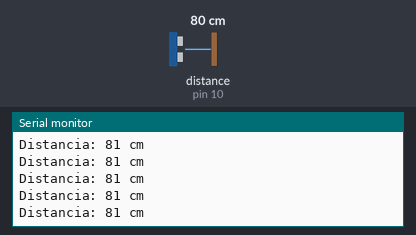
Recording of a sketch running on a simulated Arduino Uno, built with avr-gcc and run on an emulated ATmega328P. Shown: the last lines printed to the serial monitor. Inputs (shaded band) come from the test bench; at power-on: distance to the obstacle (sensor on pin 10) 80 cm. The echo pulse lasts 58.3 µs per cm.

Above: at 1.2 s.
1.3 s: distance to the obstacle (sensor on pin 10) set to 60 cm
At 1.38 s:
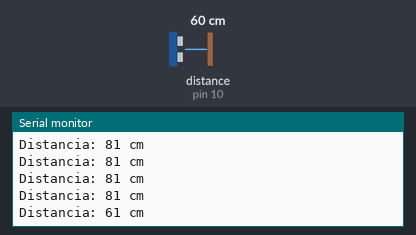
4.3 s: distance to the obstacle (sensor on pin 10) set to 35 cm
At 4.3 s:
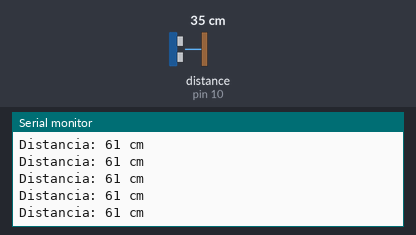
Timing chart, 0 to 7.3 s (numbered marks = the images above; inputs shaded):
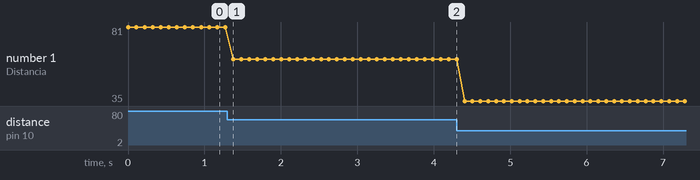

The sketch:

hc-sr04.ino
```cpp
/*
EJEMPLO DE ULTRASONICO V2
OJO: esta es con una librería así que asegurense de descargarla e incluirla para que funcione

*/
#include <NewPing.h>

// Definición de las constantes para los pines del sensor
int trigPin = 9;  // Pin trig del sensor
int echoPin = 10;  // Pin echo del sensor
int maxDistance = 200;  // Distancia máxima en cm

NewPing sonar(trigPin, echoPin, maxDistance);  //esta es la función dentro de la librería, si quieren el porque, abran la librería

void setup() {
  Serial.begin(9600);// Inicialización de la comunicación serial
}

void loop() {
  // Lectura de la distancia con NewPing
  int distance = sonar.ping_cm();

  // Mostrar la distancia en el monitor serial
  Serial.print("Distancia: "); //acuerdense de dejar 1 espacio para que se vea mas estético y no así "Distancia:15cm"
  Serial.print(distance);
  Serial.println(" cm");//igual, para que se termine viendo así "Distancia: 15 cm"

  // Espera de 1 segundo antes de la próxima medición
  delay(100); //aquí le cambié ya que 1seg es demasiado tiempo, de preferencia 100 como estandar, y si no les afecta, pues 10
}
```

Measured:
- after the input at 1.3 s, the serial monitor: prints a new line after 0.08 s (image 1)
- plotted number 1: 81 → 61 after the input at 1.3 s, 61 → 35 after the input at 4.3 s
